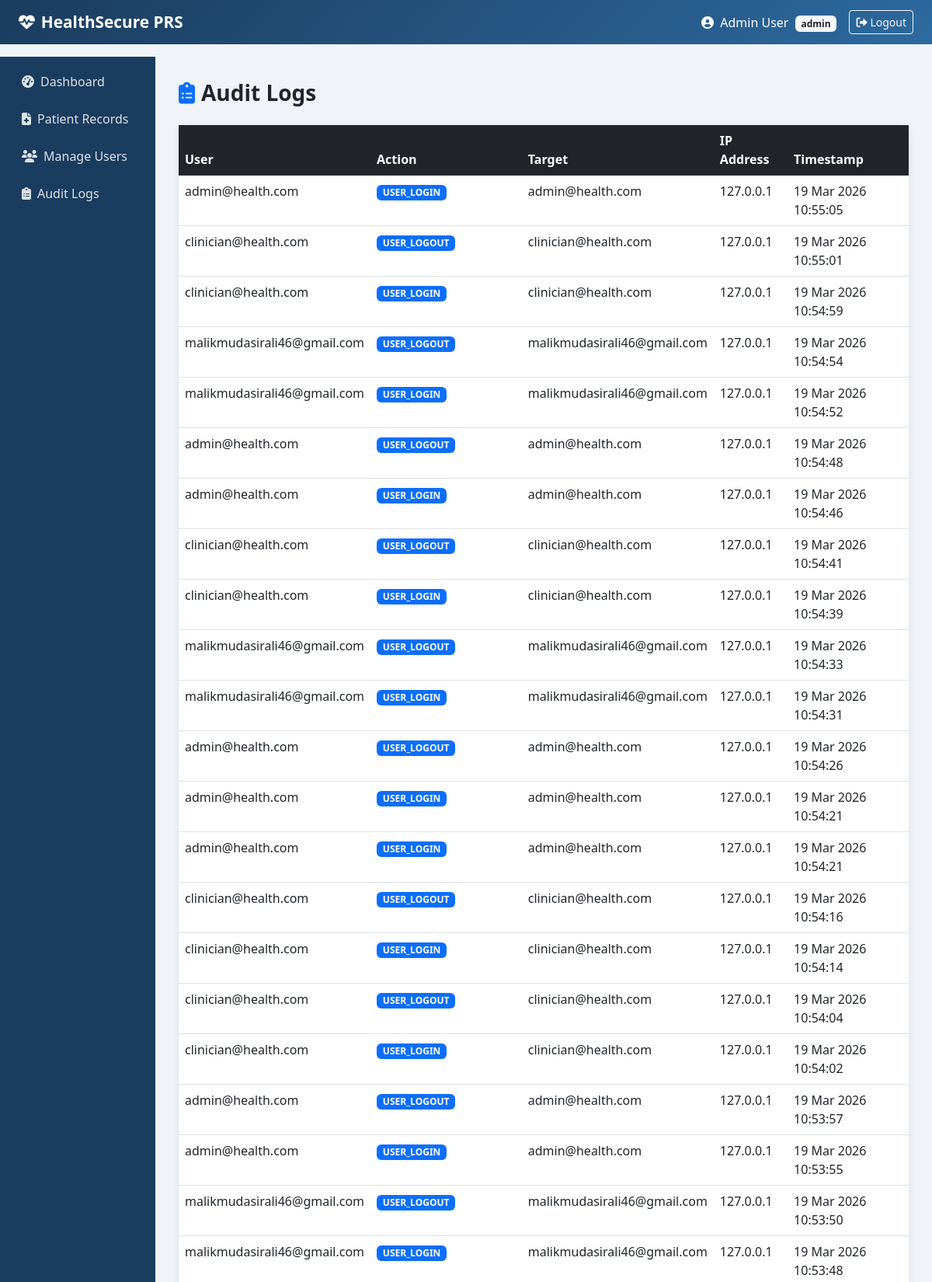
Screenshot of /admin/audit-logs (signed in, upper part) with the database file from the repository.
### models.py (models this page shows, shortened)
class User(UserMixin, db.Model):
    __tablename__ = 'users'
    id = db.Column(db.Integer, primary_key=True)
    full_name = db.Column(db.String(100), nullable=False)
    email = db.Column(db.String(120), unique=True, nullable=False)
    password_hash = db.Column(db.String(255), nullable=False)
    role = db.Column(db.String(20), nullable=False, default='patient')
    is_active = db.Column(db.Boolean, default=True)
    created_at = db.Column(db.DateTime, default=datetime.utcnow)
    last_login = db.Column(db.DateTime, nullable=True)

class AuditLog(db.Model):
    __tablename__ = 'audit_logs'
    id = db.Column(db.Integer, primary_key=True)
    user_id = db.Column(db.Integer, db.ForeignKey('users.id'), nullable=True)
    action = db.Column(db.String(255), nullable=False)
    target = db.Column(db.String(255), nullable=True)
    ip_address = db.Column(db.String(45), nullable=True)
    timestamp = db.Column(db.DateTime, default=datetime.utcnow)

### routes/admin.py (the view)
@admin_bp.route('/audit-logs')
@login_required
@admin_required
def audit_logs():
    logs = AuditLog.query.order_by(AuditLog.timestamp.desc()).all()
    user_map = {}
    for log in logs:
        if log.user_id and log.user_id not in user_map:
            user = User.query.get(log.user_id)
            user_map[log.user_id] = user.email if user else 'Unknown'
    return render_template('admin/audit_logs.html', logs=logs, user_map=user_map)

### extensions.py (called while the page is built)
@login_manager.user_loader
def load_user(user_id):
    from models import User
    return User.query.get(int(user_id))

### routes/admin.py (called while the page is built)
def admin_required(f):
    from functools import wraps
    @wraps(f)
    def decorated(*args, **kwargs):
        if current_user.role != 'admin':
            flash('Admin access required.', 'danger')
            return redirect(url_for('auth.dashboard'))
        return f(*args, **kwargs)
    return decorated

### templates/admin/audit_logs.html (shortened to what this page needs)
{% extends 'shared/base.html' %}
{% block content %}
<h3 class="fw-bold mb-4">
    <i class="fas fa-clipboard-list me-2 text-primary"></i>Audit Logs
</h3>
<div class="card">
    <div class="table-responsive">
        <table class="table table-hover mb-0">
            <thead class="table-dark">
                <tr>
                    <th>User</th>
                    <th>Action</th>
                    <th>Target</th>
                    <th>IP Address</th>
                    <th>Timestamp</th>
                </tr>
            </thead>
            <tbody>
                {% for log in logs %}
                <tr>
                    <td>{{ user_map.get(log.user_id, 'System') }}</td>
                    <td><span class="badge bg-primary">{{ log.action }}</span></td>
                    <td>{{ log.target or '—' }}</td>
                    <td>{{ log.ip_address or '—' }}</td>
                    <td>{{ log.timestamp.strftime('%d %b %Y %H:%M:%S') }}</td>
                </tr>
                {% endfor %}
            </tbody>
        </table>
    </div>
</div>
{% endblock %}

### templates/shared/base.html (shortened to what this page needs)
<!DOCTYPE html>
<html lang="en">
<head>
    <link href="https://cdn.jsdelivr.net/npm/bootstrap@5.3.0/dist/css/bootstrap.min.css" rel="stylesheet">
    <link href="https://cdnjs.cloudflare.com/ajax/libs/font-awesome/6.4.0/css/all.min.css" rel="stylesheet">
</head>
<body>
<nav class="navbar navbar-expand-lg">
    <div class="container-fluid px-4">
        <a class="navbar-brand" href="#">
            <i class="fas fa-heartbeat me-2"></i>HealthSecure PRS
        </a>
        {% if current_user.is_authenticated %}
        <div class="ms-auto d-flex align-items-center">
            <span class="text-white me-3">
                <i class="fas fa-user-circle me-1"></i>
                {{ current_user.full_name }}
                <span class="badge bg-light text-dark ms-1">{{ current_user.role }}</span>
            </span>
            <a href="{{ url_for('auth.logout') }}" class="btn btn-outline-light btn-sm"><i class="fas fa-sign-out-alt me-1"></i>Logout</a>
        </div>
        {% endif %}
    </div>
</nav>
{% if current_user.is_authenticated %}
<div class="container-fluid">
    <div class="row">
        <div class="col-md-2 p-0 sidebar">
            <nav class="nav flex-column mt-2">
                {% if current_user.role == 'admin' %}
                    <a class="nav-link" href="{{ url_for('admin.dashboard') }}"><i class="fas fa-tachometer-alt me-2"></i>Dashboard</a>
                    <a class="nav-link" href="{{ url_for('records.list_records') }}"><i class="fas fa-file-medical me-2"></i>Patient Records</a>
                    <a class="nav-link" href="{{ url_for('admin.manage_users') }}"><i class="fas fa-users me-2"></i>Manage Users</a>
                    <a class="nav-link" href="{{ url_for('admin.audit_logs') }}"><i class="fas fa-clipboard-list me-2"></i>Audit Logs</a>
                {% endif %}
            </nav>
        </div>
        <div class="col-md-10 main-content">
            {% block content %}{% endblock %}
        </div>
    </div>
</div>
{% endif %}
</body>
</html>

### templates/shared/base.html (style rules this page uses)
body { background-color: #f0f4f8; font-family: 'Segoe UI', sans-serif; }
.navbar { background: linear-gradient(135deg, #1a3c5e, #2d6a9f); }
.navbar-brand { font-weight: 700; font-size: 1.3rem; color: white !important; }
.nav-link { color: rgba(255,255,255,0.85) !important; }
.card { border: none; border-radius: 12px; box-shadow: 0 2px 12px rgba(0,0,0,0.08); }
.sidebar { background: #1a3c5e; min-height: calc(100vh - 56px); padding-top: 20px; }
.sidebar .nav-link { color: rgba(255,255,255,0.75); padding: 10px 20px; border-radius: 8px; margin: 2px 8px; }
.main-content { padding: 30px; }

### rows the page displays
User: full_name "Admin User", role "admin", get "admin@health.com"
AuditLog: action "USER_LOGIN", target "admin@health.com", ip_address "127.0.0.1", timestamp "19 Mar 2026 10:55:05"
AuditLog: action "USER_LOGOUT", target "clinician@health.com", ip_address "127.0.0.1", timestamp "19 Mar 2026 10:55:01"
User: get "clinician@health.com"
AuditLog: action "USER_LOGIN", target "clinician@health.com", ip_address "127.0.0.1", timestamp "19 Mar 2026 10:54:59"
AuditLog: action "USER_LOGOUT", target "malikmudasirali46@gmail.com", ip_address "127.0.0.1", timestamp "19 Mar 2026 10:54:54"
User: get "malikmudasirali46@gmail.com"
AuditLog: action "USER_LOGIN", target "malikmudasirali46@gmail.com", ip_address "127.0.0.1", timestamp "19 Mar 2026 10:54:52"
AuditLog: action "USER_LOGOUT", target "admin@health.com", ip_address "127.0.0.1", timestamp "19 Mar 2026 10:54:48"
AuditLog: action "USER_LOGIN", target "admin@health.com", ip_address "127.0.0.1", timestamp "19 Mar 2026 10:54:46"
AuditLog: action "USER_LOGOUT", target "clinician@health.com", ip_address "127.0.0.1", timestamp "19 Mar 2026 10:54:41"
AuditLog: action "USER_LOGIN", target "clinician@health.com", ip_address "127.0.0.1", timestamp "19 Mar 2026 10:54:39"
AuditLog: action "USER_LOGOUT", target "malikmudasirali46@gmail.com", ip_address "127.0.0.1", timestamp "19 Mar 2026 10:54:33"
AuditLog: action "USER_LOGIN", target "malikmudasirali46@gmail.com", ip_address "127.0.0.1", timestamp "19 Mar 2026 10:54:31"
AuditLog: action "USER_LOGOUT", target "admin@health.com", ip_address "127.0.0.1", timestamp "19 Mar 2026 10:54:26"
AuditLog: action "USER_LOGIN", target "admin@health.com", ip_address "127.0.0.1", timestamp "19 Mar 2026 10:54:21"
AuditLog: action "USER_LOGIN", target "admin@health.com", ip_address "127.0.0.1", timestamp "19 Mar 2026 10:54:21"
AuditLog: action "USER_LOGOUT", target "clinician@health.com", ip_address "127.0.0.1", timestamp "19 Mar 2026 10:54:16"
AuditLog: action "USER_LOGIN", target "clinician@health.com", ip_address "127.0.0.1", timestamp "19 Mar 2026 10:54:14"
AuditLog: action "USER_LOGOUT", target "clinician@health.com", ip_address "127.0.0.1", timestamp "19 Mar 2026 10:54:04"
AuditLog: action "USER_LOGIN", target "clinician@health.com", ip_address "127.0.0.1", timestamp "19 Mar 2026 10:54:02"
AuditLog: action "USER_LOGOUT", target "admin@health.com", ip_address "127.0.0.1", timestamp "19 Mar 2026 10:53:57"
AuditLog: action "USER_LOGIN", target "admin@health.com", ip_address "127.0.0.1", timestamp "19 Mar 2026 10:53:55"
AuditLog: action "USER_LOGOUT", target "malikmudasirali46@gmail.com", ip_address "127.0.0.1", timestamp "19 Mar 2026 10:53:50"
AuditLog: action "USER_LOGIN", target "malikmudasirali46@gmail.com", ip_address "127.0.0.1", timestamp "19 Mar 2026 10:53:48"
